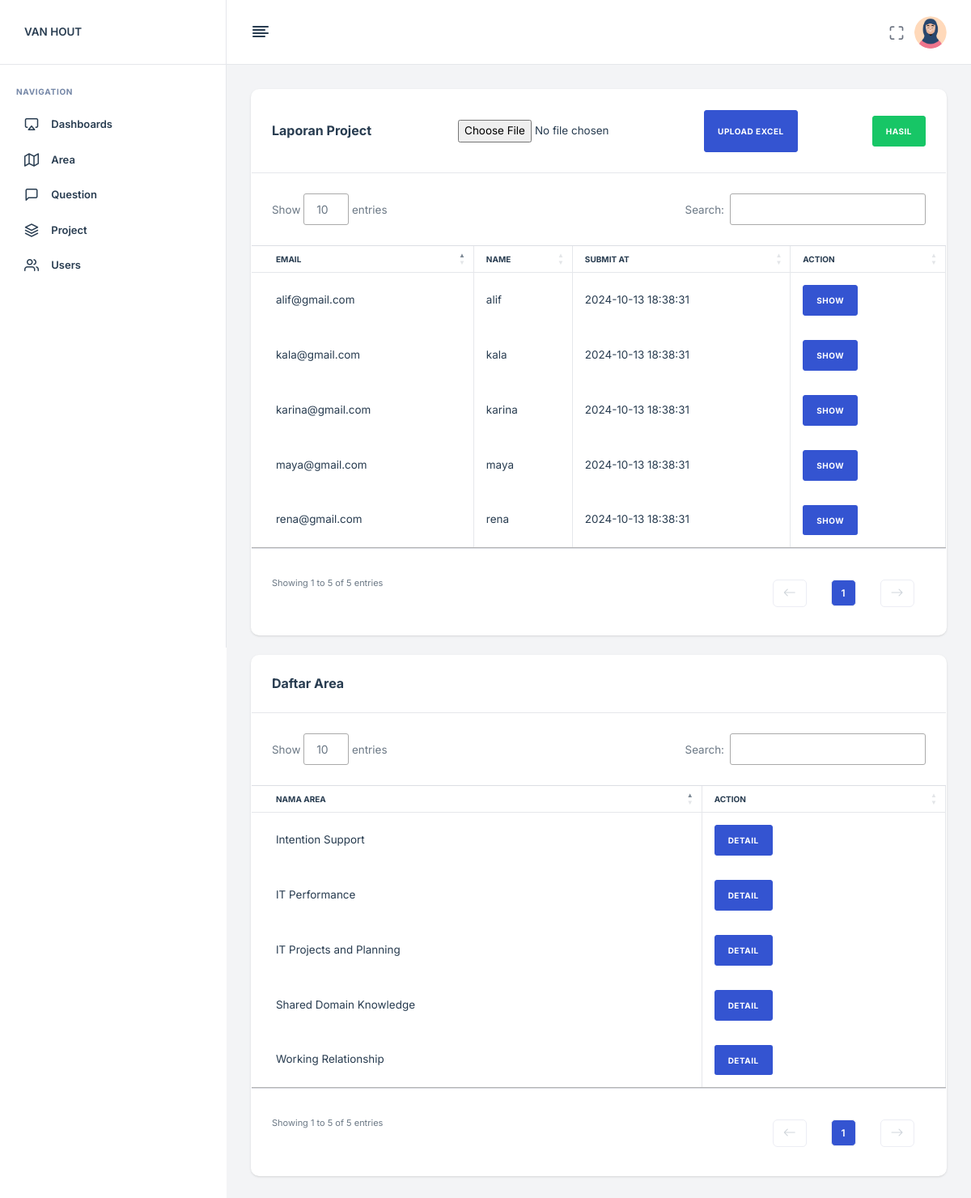
The page /views/report.php (signed in) on the database its author committed.
### tables this page shows
CREATE TABLE `respondents` (
  `id` int(11) NOT NULL,
  `nama` varchar(255) NOT NULL,
  `email` varchar(255) NOT NULL,
  `date` datetime DEFAULT NULL
);

CREATE TABLE `area` (
  `id_area` int(11) NOT NULL,
  `nama_area` varchar(255) NOT NULL
);

### views/report.php (the view, shortened to what this page needs)
<?php
include '../config/database.php';
$areas_result = $conn->query("SELECT * FROM area");
$areas = $areas_result->fetch_all(MYSQLI_ASSOC);
?>
<!DOCTYPE html>
<html lang="zxx">
<head>
    <?php include 'partials/scripts.php'; ?>
    <link rel="stylesheet" type="text/css" href="https://cdn.datatables.net/1.11.5/css/jquery.dataTables.css">
    <link rel="stylesheet" type="text/css" href="https://cdn.datatables.net/1.11.5/css/dataTables.bootstrap4.min.css">
</head>
<body>
    <?php include 'partials/navigation_menu.php'; ?>
    <?php include 'partials/header.php'; ?>
    <main class="nxl-container">
        <div class="nxl-content">
            <div class="main-content">
                <div class="row">
                    <div class="col-lg-12">
                        <div class="card stretch stretch-full">
                            <div class="card-header d-flex justify-content-between align-items-center">
                                <h5 class="card-title">Laporan Project</h5>
                                <form action="upload_excel.php" method="POST" enctype="multipart/form-data"
                                    class="d-flex">
                                    <input type="file" name="excelFile" class="form-control-file mr-2">
                                    <button type="submit" class="btn btn-primary">Upload Excel</button>
                                </form>
                                <a href="hasil.php" class="btn btn-success btn-user">Hasil</a>
                            </div>
                            <div class="card-body custom-card-action p-0">
                                <div class="table-responsive">
                                    <table id="reportTable" class="table table-hover table-bordered mb-0">
                                        <thead>
                                            <tr>
                                                <th>Email</th>
                                                <th>Name</th>
                                                <th>Submit at</th>
                                                <th>Action</th>
                                            </tr>
                                        </thead>
                                        <tbody>
                                            <?php
                                            $get_data = mysqli_query($conn, "SELECT * FROM respondents");
                                            while($display = mysqli_fetch_array($get_data)) {
                                                $id = $display['id'];
                                                $email = $display['email'];
                                                $name = $display['nama'];
                                                $submit_at = $display['date'];
                                            ?>
                                            <tr>
                                                <td><?php echo $email; ?></td>
                                                <td><?php echo $name; ?></td>
                                                <td><?php echo $submit_at; ?></td>
                                                <td>
                                                    <div class="action-buttons">
                                                        <a href='show_data.php?GetID=<?php echo $id; ?>'
                                                            class="btn btn-primary btn-user">Show</a>
                                                    </div>
                                                </td>
                                            </tr>
                                            <?php
                                            }
                                            ?>
                                        </tbody>
                                    </table>
                                </div>
                            </div>
                        </div>
                    </div>
                    <div class="col-lg-12">
                        <div class="card stretch stretch-full">
                            <div class="card-header d-flex justify-content-between align-items-center">
                                <h5 class="card-title">Daftar Area</h5>
                            </div>
                            <div class="card-body custom-card-action p-0">
                                <div class="table-responsive">
                                    <table id="reportTable2" class="table table-hover table-bordered mb-0">
                                        <thead>
                                            <tr>
                                                <th>Nama Area</th>
                                                <th>Action</th>
                                            </tr>
                                        </thead>
                                        <tbody>
                                            <?php foreach ($areas as $area) { ?>
                                            <tr>
                                                <td><?php echo htmlspecialchars($area['nama_area']); ?></td>
                                                <td>
                                                    <div class="action-buttons">
                                                        <a class="btn btn-primary btn-user"
                                                            href="detail_hasil.php?area_id=<?php echo $area['id_area']; ?>">
                                                            Detail
                                                        </a>
                                                    </div>
                                                </td>
                                            </tr>
                                            <?php } ?>
                                        </tbody>
                                    </table>
                                </div>
                            </div>
                        </div>
                    </div>
                </div>
            </div>
        </div>
    </main>
</body>
</html>

### views/report.php (style rules this page uses)
.action-buttons { display: flex; gap: 10px; }

### rows shown on the page
respondents: email "alif@gmail.com", nama "alif", date "2024-10-13 18:38:31"
respondents: email "rena@gmail.com", nama "rena", date "2024-10-13 18:38:31"
respondents: email "kala@gmail.com", nama "kala", date "2024-10-13 18:38:31"
respondents: email "karina@gmail.com", nama "karina", date "2024-10-13 18:38:31"
respondents: email "maya@gmail.com", nama "maya", date "2024-10-13 18:38:31"
area: nama_area "Intention Support"
area: nama_area "Working Relationship"
area: nama_area "Shared Domain Knowledge"
area: nama_area "IT Projects and Planning"
area: nama_area "IT Performance"
